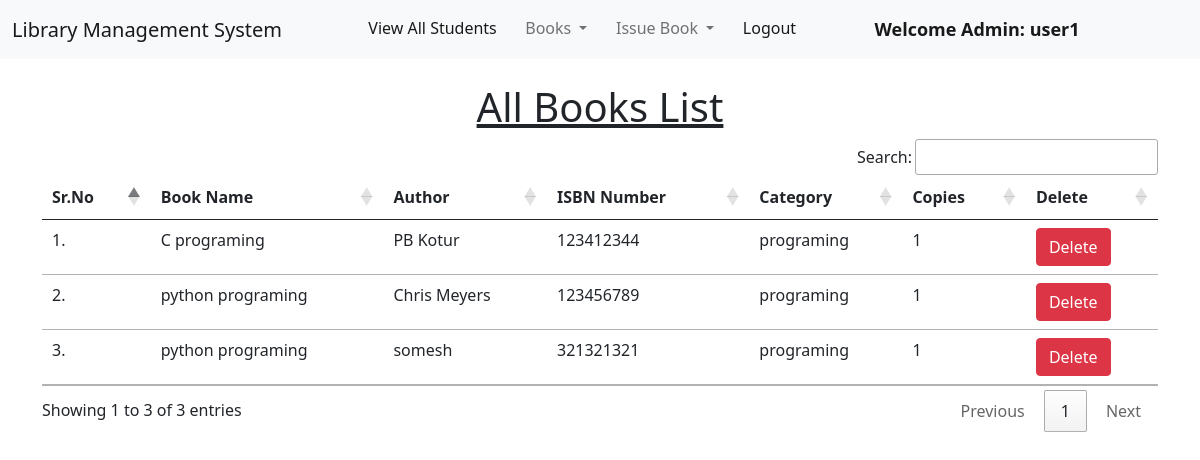
The app's page /view_books/ (signed in) with its own data.
### library/models.py (models this page shows, shortened)
class Book(models.Model):
    name = models.CharField(max_length=200)
    author = models.CharField(max_length=200)
    isbn = models.PositiveIntegerField()
    copies = models.PositiveIntegerField(blank=False, null=True)
    category = models.CharField(max_length=50)

### library/views.py (the view)
# urls.py: path("view_books/", views.view_books, name="view_books"),
@login_required(login_url = '/admin_login')
def view_books(request):
    books = Book.objects.all()
    return render(request, "view_books.html", {'books':books})

### library/templates/view_books.html (shortened to what this page needs)
{% extends 'admin_navbar.html' %}
{% load static %}
{% block body %}
<div class="container mt-4">
    <h1 class="text-center"><u>All Books List</u></h1>
    <table class="table table-hover" id="example">
        <thead>
            <tr>
                <th>Sr.No</th>
                <th>Book Name</th>
                <th>Author</th>
                <th>ISBN Number</th>
                <th>Category</th>
                <th>Copies</th>
                <th>Delete</th>
            </tr>
        </thead>
        <tbody>
            {% for book in books %}
            <tr>
                <td>{{forloop.counter}}.</td>
                <td>{{book.name}}</td>
                <td>{{book.author}}</td>
                <td>{{book.isbn}}</td>
                <td>{{book.category}}</td>
                <td>{{book.copies}}</td>
                <td><a href="/delete_book/{{book.id}}/" class="btn btn-danger" onclick="return confirm('Are you sure you want to delete this book?')">Delete</a></td>
            </tr>
            {% endfor %}
        </tbody>
    </table>
    </div>
{% endblock %}

### library/templates/admin_navbar.html (shortened to what this page needs)
<!doctype html>
<html lang="en">
  <head>
    <link href="https://cdn.jsdelivr.net/npm/bootstrap@5.1.0/dist/css/bootstrap.min.css" rel="stylesheet">
    <link rel="stylesheet" href="https://cdn.datatables.net/1.10.25/css/jquery.dataTables.min.css">
    <link rel="stylesheet" href="https://cdn.datatables.net/buttons/1.7.1/css/buttons.dataTables.min.css">
  </head>
  <body>
    <nav class="navbar navbar-expand-lg navbar-light bg-light">
        <div class="container-fluid">
          <a class="navbar-brand" href="#">Library Management System</a>
          <div class="collapse navbar-collapse" id="navbarSupportedContent">
            <ul class="navbar-nav me-auto mb-2 mb-lg-0">
              <li class="nav-item">
                <a class="nav-link active" aria-current="page" href="/view_students/">View All Students</a>
              </li>
              <li class="nav-item dropdown">
                <a class="nav-link dropdown-toggle" href="#" id="navbarDropdown" role="button" data-bs-toggle="dropdown" aria-expanded="false">
                  Books
                </a>
              </li>
              <li class="nav-item dropdown">
                <a class="nav-link dropdown-toggle" href="#" id="navbarDropdown" role="button" data-bs-toggle="dropdown" aria-expanded="false">
                  Issue Book
                </a>
              </li>
              <li class="nav-item">
                <a class="nav-link active" aria-current="page" href="/logout/">Logout</a>
              </li>
              <li class="nav-item">
                <a style="font-weight:600; font-family:'Segoe UI', Tahoma, Geneva, Verdana, sans-serif; font-size: large;" class="nav-link active" href="#">Welcome Admin: {{request.user}}</a>
              </li>
            </ul>
          </div>
        </div>
      </nav>
      {% block body %}
      {% endblock %}
  </body>
</html>

### records on screen
Book: name "C programing", author "PB Kotur", isbn "123412344", category "programing", copies "1"
Book: name "python programing", author "Chris Meyers", isbn "123456789", category "programing", copies "1"
Book: name "python programing", author "somesh", isbn "321321321", category "programing", copies "1"

### other values on screen
{{ request.user }} "user1"
